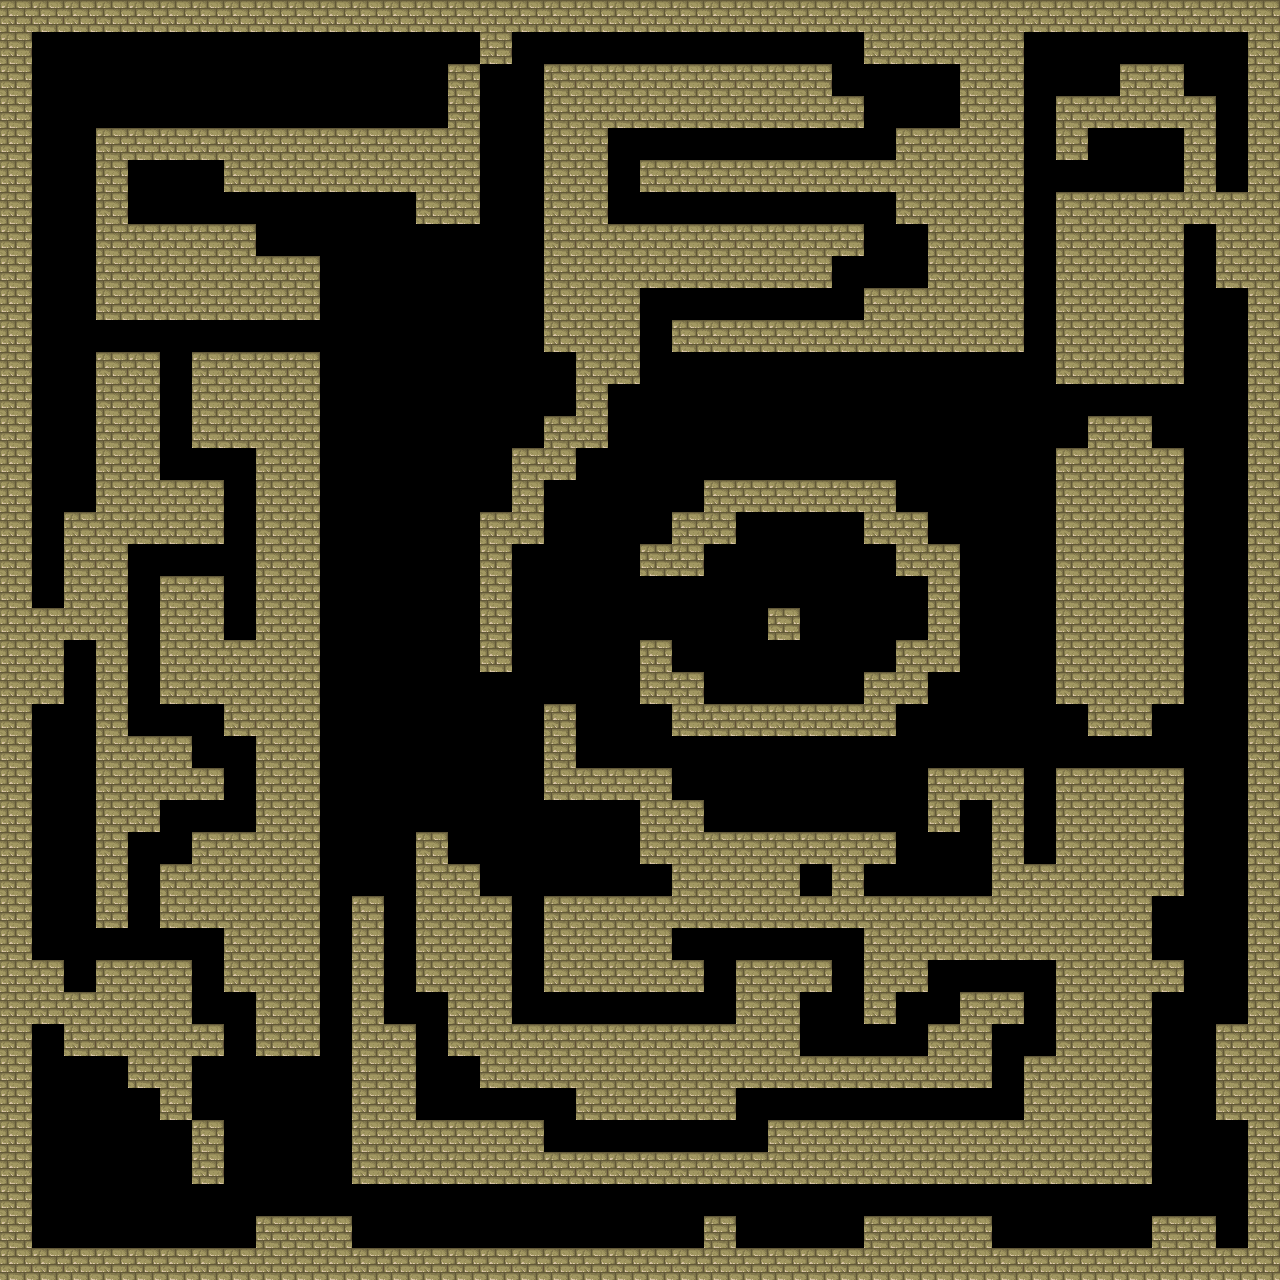

A level layout from a 2D game, rendered from its tile map. Below: a short description, then the map file with its tile-grid data intact:
An orthogonal 40x40 tile map with 32x32 px tiles, 1 tile layer (Kachelebene 1) and 19 objects.

<map version="1.9" tiledversion="1.9.2" orientation="orthogonal" renderorder="left-up" width="40" height="40" tilewidth="32" tileheight="32" infinite="0" nextlayerid="8" nextobjectid="101">
 <tileset firstgid="1" source="deserttiles.tsx" />
 <layer id="1" name="Kachelebene 1" width="40" height="40">
  <data encoding="csv">
10,10,10,10,10,10,10,10,10,10,10,10,10,10,10,10,10,10,10,10,10,10,10,10,10,10,10,10,10,10,10,10,10,10,10,10,10,10,10,10,
10,0,0,0,0,0,0,0,0,0,0,0,0,0,0,10,0,0,0,0,0,0,0,0,0,0,0,10,10,10,10,10,0,0,0,0,0,0,0,10,
10,0,0,0,0,0,0,0,0,0,0,0,0,0,10,0,0,10,10,10,10,10,10,10,10,10,0,0,0,0,10,10,0,0,0,10,10,0,0,10,
10,0,0,0,0,0,0,0,0,0,0,0,0,0,10,0,0,10,10,10,10,10,10,10,10,10,10,0,0,0,10,10,0,10,10,10,10,10,0,10,
10,0,0,10,10,10,10,10,10,10,10,10,10,10,10,0,0,10,10,0,0,0,0,0,0,0,0,0,10,10,10,10,0,10,0,0,0,10,0,10,
10,0,0,10,0,0,0,10,10,10,10,10,10,10,10,0,0,10,10,0,10,10,10,10,10,10,10,10,10,10,10,10,0,0,0,0,0,10,0,10,
10,0,0,10,0,0,0,0,0,0,0,0,0,10,10,0,0,10,10,0,0,0,0,0,0,0,0,0,10,10,10,10,0,10,10,10,10,10,10,10,
10,0,0,10,10,10,10,10,0,0,0,0,0,0,0,0,0,10,10,10,10,10,10,10,10,10,10,0,0,10,10,10,0,10,10,10,10,0,10,10,
10,0,0,10,10,10,10,10,10,10,0,0,0,0,0,0,0,10,10,10,10,10,10,10,10,10,0,0,0,10,10,10,0,10,10,10,10,0,10,10,
10,0,0,10,10,10,10,10,10,10,0,0,0,0,0,0,0,10,10,10,0,0,0,0,0,0,0,10,10,10,10,10,0,10,10,10,10,0,0,10,
10,0,0,0,0,0,0,0,0,0,0,0,0,0,0,0,0,10,10,10,0,10,10,10,10,10,10,10,10,10,10,10,0,10,10,10,10,0,0,10,
10,0,0,10,10,0,10,10,10,10,0,0,0,0,0,0,0,0,10,10,0,0,0,0,0,0,0,0,0,0,0,0,0,10,10,10,10,0,0,10,
10,0,0,10,10,0,10,10,10,10,0,0,0,0,0,0,0,0,10,0,0,0,0,0,0,0,0,0,0,0,0,0,0,0,0,0,0,0,0,10,
10,0,0,10,10,0,10,10,10,10,0,0,0,0,0,0,0,10,10,0,0,0,0,0,0,0,0,0,0,0,0,0,0,0,10,10,0,0,0,10,
10,0,0,10,10,0,0,0,10,10,0,0,0,0,0,0,10,10,0,0,0,0,0,0,0,0,0,0,0,0,0,0,0,10,10,10,10,0,0,10,
10,0,0,10,10,10,10,0,10,10,0,0,0,0,0,0,10,0,0,0,0,0,10,10,10,10,10,10,0,0,0,0,0,10,10,10,10,0,0,10,
10,0,10,10,10,10,10,0,10,10,0,0,0,0,0,10,10,0,0,0,0,10,10,0,0,0,0,10,10,0,0,0,0,10,10,10,10,0,0,10,
10,0,10,10,0,0,0,0,10,10,0,0,0,0,0,10,0,0,0,0,10,10,0,0,0,0,0,0,10,10,0,0,0,10,10,10,10,0,0,10,
10,0,10,10,0,10,10,0,10,10,0,0,0,0,0,10,0,0,0,0,0,0,0,0,0,0,0,0,0,10,0,0,0,10,10,10,10,0,0,10,
10,10,10,10,0,10,10,0,10,10,0,0,0,0,0,10,0,0,0,0,0,0,0,0,10,0,0,0,0,10,0,0,0,10,10,10,10,0,0,10,
10,10,0,10,0,10,10,10,10,10,0,0,0,0,0,10,0,0,0,0,10,0,0,0,0,0,0,0,10,10,0,0,0,10,10,10,10,0,0,10,
10,10,0,10,0,10,10,10,10,10,0,0,0,0,0,0,0,0,0,0,10,10,0,0,0,0,0,10,10,0,0,0,0,10,10,10,10,0,0,10,
10,0,0,10,0,0,0,10,10,10,0,0,0,0,0,0,0,10,0,0,0,10,10,10,10,10,10,10,0,0,0,0,0,0,10,10,0,0,0,10,
10,0,0,10,10,10,0,0,10,10,0,0,0,0,0,0,0,10,0,0,0,0,0,0,0,0,0,0,0,0,0,0,0,0,0,0,0,0,0,10,
10,0,0,10,10,10,10,0,10,10,0,0,0,0,0,0,0,10,10,10,10,0,0,0,0,0,0,0,0,10,10,10,0,10,10,10,10,0,0,10,
10,0,0,10,10,0,0,0,10,10,0,0,0,0,0,0,0,0,0,0,10,10,0,0,0,0,0,0,0,10,0,10,0,10,10,10,10,0,0,10,
10,0,0,10,0,0,10,10,10,10,0,0,0,10,0,0,0,0,0,0,10,10,10,10,10,10,10,10,0,0,0,10,0,10,10,10,10,0,0,10,
10,0,0,10,0,10,10,10,10,10,0,0,0,10,10,0,0,0,0,0,0,10,10,10,10,0,10,0,0,0,0,10,10,10,10,10,10,0,0,10,
10,0,0,10,0,10,10,10,10,10,0,10,0,10,10,10,0,10,10,10,10,10,10,10,10,10,10,10,10,10,10,10,10,10,10,10,0,0,0,10,
10,0,0,0,0,0,0,10,10,10,0,10,0,10,10,10,0,10,10,10,10,0,0,0,0,0,0,10,10,10,10,10,10,10,10,10,0,0,0,10,
10,10,0,10,10,10,0,10,10,10,0,10,0,10,10,10,0,10,10,10,10,10,0,10,10,10,0,10,10,0,0,0,0,10,10,10,10,0,0,10,
10,10,10,10,10,10,0,0,10,10,0,10,0,0,10,10,0,0,0,0,0,0,0,10,10,0,0,10,0,0,10,10,0,10,10,10,0,0,0,10,
10,0,10,10,10,10,10,0,10,10,0,10,10,0,10,10,10,10,10,10,10,10,10,10,10,0,0,0,0,10,10,0,0,10,10,10,0,0,10,10,
10,0,0,0,10,10,0,0,0,0,0,10,10,0,0,10,10,10,10,10,10,10,10,10,10,10,10,10,10,10,10,0,10,10,10,10,0,0,10,10,
10,0,0,0,0,10,0,0,0,0,0,10,10,0,0,0,0,0,10,10,10,10,10,0,0,0,0,0,0,0,0,0,10,10,10,10,0,0,10,10,
10,0,0,0,0,0,10,0,0,0,0,10,10,10,10,10,10,0,0,0,0,0,0,0,10,10,10,10,10,10,10,10,10,10,10,10,0,0,0,10,
10,0,0,0,0,0,10,0,0,0,0,10,10,10,10,10,10,10,10,10,10,10,10,10,10,10,10,10,10,10,10,10,10,10,10,10,0,0,0,10,
10,0,0,0,0,0,0,0,0,0,0,0,0,0,0,0,0,0,0,0,0,0,0,0,0,0,0,0,0,0,0,0,0,0,0,0,0,0,0,10,
10,0,0,0,0,0,0,0,10,10,10,0,0,0,0,0,0,0,0,0,0,0,10,0,0,0,0,10,10,10,10,0,0,0,0,0,10,10,0,10,
10,10,10,10,10,10,10,10,10,10,10,10,10,10,10,10,10,10,10,10,10,10,10,10,10,10,10,10,10,10,10,10,10,10,10,10,10,10,10,10
</data>
 </layer>
 <objectgroup id="3" name="objects" class="Collectable">
  <object id="70" x="384" y="124.25" width="62.5" height="2.5" />
  <object id="71" x="224.364" y="637.455" width="30.7273" height="1.63636" />
  <object id="74" x="32.3636" y="606.545" width="31.0909" height="0.818182" />
  <object id="75" x="64.4545" y="989.455" width="31.3636" height="1.90909" />
  <object id="76" x="66.125" y="1244.75" width="37.625" height="2.125" />
  <object id="77" x="288.727" y="1212.91" width="40.1818" height="2" />
  <object id="78" x="546" y="1149" width="32.5" height="1.5" />
  <object id="79" x="975" y="989.25" width="39" height="2" />
  <object id="81" x="1026" y="859.5" width="27.75" height="3.5" />
  <object id="82" x="866" y="891" width="47.25" height="3.25" />
  <object id="84" x="768.75" y="604.25" width="31.25" height="2.75" />
  <object id="85" x="1216.55" y="187.273" width="31.2727" height="4.54545" />
  <object id="86" x="1122.73" y="188.727" width="52.3636" height="2.36364" />
  <object id="88" x="1152.18" y="443.455" width="29.6364" height="3.81818" />
  <object id="89" x="1217.09" y="1020.55" width="29.8182" height="2.36364" />
  <object id="91" x="1215.82" y="1242.91" width="31.2727" height="4.18182" />
  <object id="92" x="902" y="121.667" width="54.6667" height="5" />
  <object id="93" x="616" y="891" width="51.6667" height="3" />
 </objectgroup>
 <objectgroup id="5" name="station">
  <object id="94" x="144.75" y="218.25" width="46.25" height="4.25" />
 </objectgroup>
</map>
